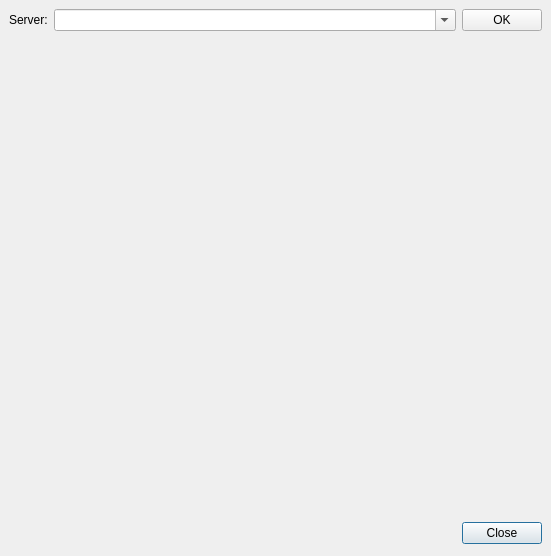
<ui version="4.0" >
 <class>serviceDiscovery</class>
 <widget class="QDialog" name="serviceDiscovery" >
  <property name="geometry" >
   <rect>
    <x>0</x>
    <y>0</y>
    <width>551</width>
    <height>556</height>
   </rect>
  </property>
  <property name="windowTitle" >
   <string>Service Discovery</string>
  </property>
  <layout class="QGridLayout" >
   <property name="margin" >
    <number>9</number>
   </property>
   <property name="spacing" >
    <number>6</number>
   </property>
   <item row="1" column="0" colspan="2" >
    <widget class="QWidget" native="1" name="treeWidget" />
   </item>
   <item row="2" column="1" >
    <widget class="QPushButton" name="close" >
     <property name="text" >
      <string>Close</string>
     </property>
    </widget>
   </item>
   <item row="2" column="0" >
    <spacer>
     <property name="orientation" >
      <enum>Qt::Horizontal</enum>
     </property>
     <property name="sizeHint" >
      <size>
       <width>621</width>
       <height>27</height>
      </size>
     </property>
    </spacer>
   </item>
   <item row="0" column="0" colspan="2" >
    <layout class="QHBoxLayout" >
     <property name="margin" >
      <number>0</number>
     </property>
     <property name="spacing" >
      <number>6</number>
     </property>
     <item>
      <widget class="QLabel" name="label" >
       <property name="text" >
        <string>Server:</string>
       </property>
      </widget>
     </item>
     <item>
      <widget class="QComboBox" name="server" >
       <property name="sizePolicy" >
        <sizepolicy>
         <hsizetype>7</hsizetype>
         <vsizetype>0</vsizetype>
         <horstretch>0</horstretch>
         <verstretch>0</verstretch>
        </sizepolicy>
       </property>
       <property name="editable" >
        <bool>true</bool>
       </property>
      </widget>
     </item>
     <item>
      <widget class="QPushButton" name="reload" >
       <property name="text" >
        <string>OK</string>
       </property>
      </widget>
     </item>
    </layout>
   </item>
  </layout>
 </widget>
 <resources/>
 <connections>
  <connection>
   <sender>close</sender>
   <signal>clicked()</signal>
   <receiver>serviceDiscovery</receiver>
   <slot>reject()</slot>
   <hints>
    <hint type="sourcelabel" >
     <x>656</x>
     <y>276</y>
    </hint>
    <hint type="destinationlabel" >
     <x>544</x>
     <y>270</y>
    </hint>
   </hints>
  </connection>
 </connections>
</ui>
